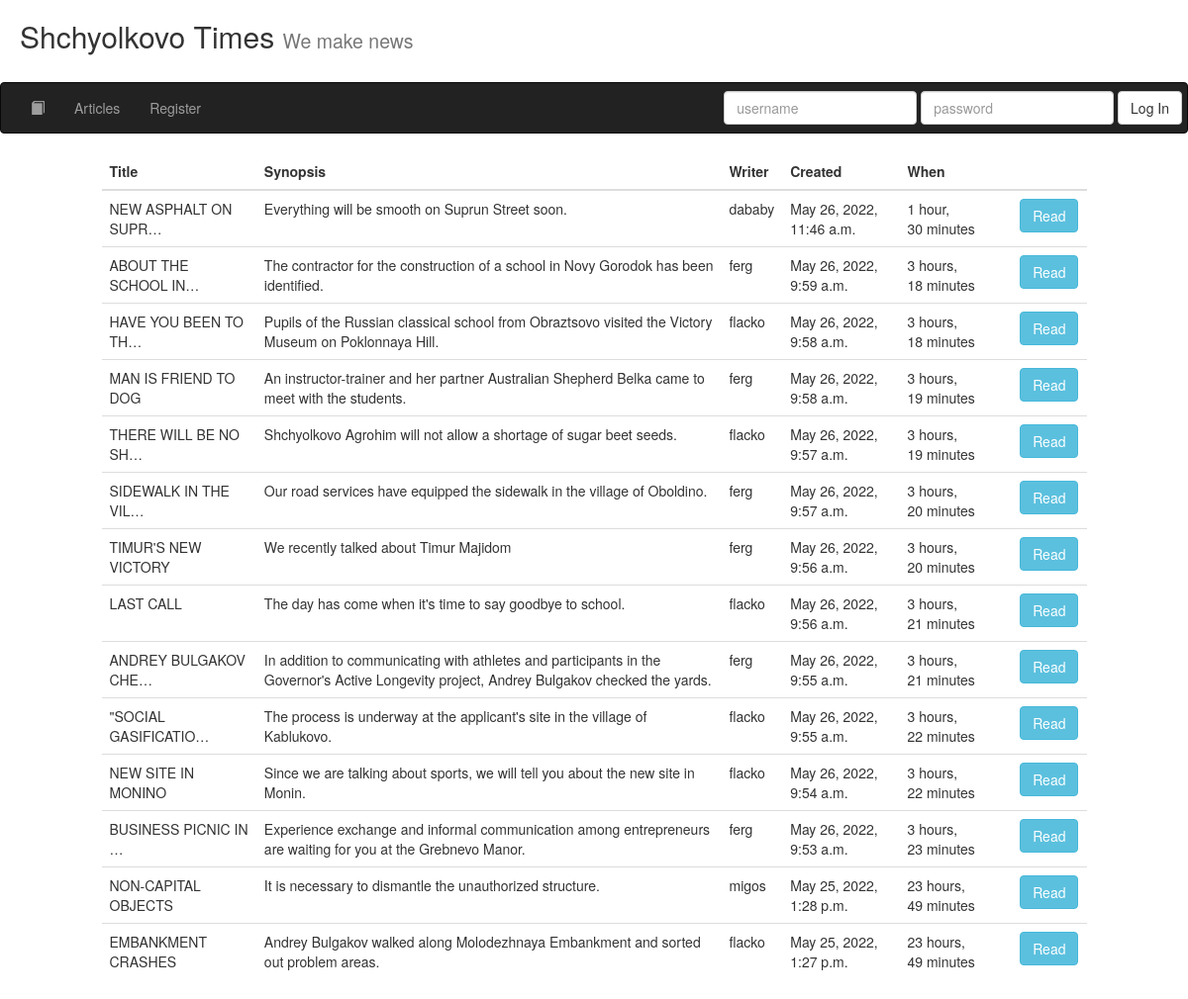
The page /news/articles/ on the database its author committed.
### news/models.py (models this page shows, shortened)
class Article(models.Model):
    title = models.CharField(("article title"), max_length=64, null=False)
    author = models.ForeignKey(User, verbose_name=(
        "article author"), on_delete=models.CASCADE, null=False)
    created = models.DateTimeField(
        "article datetime created", auto_now=False, auto_now_add=True)
    synopsis = models.CharField(
        "article synopsis", max_length=312, null=False)
    content = models.TextField("article content")

### news/views.py (the view)
# urls.py: path('articles/', views.render_articles, name='render_articles'),
def render_articles(request):
    news_list = Article.objects.all().order_by('-created')
    form = AuthorizationForm(request.POST or None)
    if request.method == 'POST' and form.is_valid():
        if log_in(request, form):
            return redirect("go_home")
        else:
            return redirect("render_log_in")
    return render(request, "news/articles.html", locals())

### accounts/forms.py
class AuthorizationForm(Form):
    username_nav = CharField(label='username', max_length=100,
                             widget=TextInput(attrs={'class': 'form-control', 'placeholder': 'username'}))
    password_nav = CharField(label='password',
                             widget=PasswordInput(attrs={'class': 'form-control', 'placeholder': 'password'}))

### templates/news/articles.html (shortened to what this page needs)
{% extends 'base.html' %}
{% block content %}
    <div class="row">
        <div class="col-sm-1">
        </div>
        <div class="col-sm-10">
            <table class="table">
                <thead>
                <tr>
                    <th>Title</th>
                    <th>Synopsis</th>
                    <th>Writer</th>
                    <th>Created</th>
                    <th>When</th>
                    <th></th>
                </tr>
                </thead>
                <tbody>
                {% if news_list %}
                    {% for item in news_list %}
                        <tr>
                            <td>{{ item.title|truncatechars:20 }}</td>
                            <td>{{ item.synopsis }}</td>
                            <td>{{ item.author }}</td>
                            <td>{{ item.created }}</td>
                            <td>{{ item.created|timesince }}</td>
                            <td>
                                <button type="button" class="btn btn-info"
                                        onclick="location.href='{% url "render_detail" item.pk %}'">
                                    Read
                                </button>
                            </td>
                        </tr>
                    {% endfor %}
                {% endif %}
                </tbody>
            </table>
        </div>
        <div class="col-sm-1">
        </div>
    </div>
{% endblock content %}

### templates/base.html (shortened to what this page needs)
{% load static %}
{% load bootstrap3 %}
<!DOCTYPE html>
<html lang="en">
<head>
    {% bootstrap_css %} {% bootstrap_javascript %}
</head>
<body>
{% include 'nav.html' %}
{% block content %}{% endblock content %}
</body>
</html>

### templates/nav.html (shortened to what this page needs)
{% load static %}
<h2 style="margin-left: 20px">Shchyolkovo Times <small> We make news</small></h2>
<br>
<nav class="navbar navbar-inverse">
    <div class="container-fluid">
        <ul class="nav navbar-nav">
            <li><a href="{% url 'go_home' %}"><span class=" glyphicon glyphicon-book"></span></a></li>
            <li><a href="{% url 'render_articles' %}">Articles</a></li>
            {% if request.user.id == None %}
                <li><a href="{% url 'sign_up' %}">Register</a></li>
            {% else %}
                <li><a href="{% url 'render_favourites' %}">Favorites</a></li>
                <li><a href="{% url 'render_publications' %}">Publications</a></li>
            {% endif %}
        </ul>
        <ul class="nav navbar-nav navbar-right">
            {% if request.user.id == None %}
                <form method="POST" class="navbar-form navbar-right">
                    <div class="form-group" style="margin-right: 5px">
                        {{ form.username_nav }}
                        {{ form.password_nav }}
                        <button type="submit" class="btn btn-default">Log In</button>
                    </div>
                </form>
            {% else %}
                <li><button class="btn btn-primary navbar-btn" onclick="location.href='{% url "add_article" %}'">Create publication</button></li>
                <li><p class="navbar-text">Logged as {{ request.user }}</p></li>
                <li><a href="{% url 'log_out' %}"><span class="glyphicon glyphicon-log-out"></span> Log out</a></li>
            {% endif %}
        </ul>
    </div>
</nav>

### rows shown on the page
Article: title "NEW ASPHALT ON SUPR…", synopsis "Everything will be smooth on Suprun Street soon.", author "dababy", created "May 26, 2022, 11:46 a.m.", created "1 hour, 30 minutes"
Article: title "ABOUT THE SCHOOL IN…", synopsis "The contractor for the construction of a school in Novy Gorodok has been identified.", author "ferg", created "May 26, 2022, 9:59 a.m.", created "3 hours, 18 minutes"
Article: title "HAVE YOU BEEN TO TH…", synopsis "Pupils of the Russian classical school from Obraztsovo visited the Victory Museum on Poklonnaya Hill.", author "flacko", created "May 26, 2022, 9:58 a.m.", created "3 hours, 18 minutes"
Article: title "MAN IS FRIEND TO DOG", synopsis "An instructor-trainer and her partner Australian Shepherd Belka came to meet with the students.", author "ferg", created "May 26, 2022, 9:58 a.m.", created "3 hours, 19 minutes"
Article: title "THERE WILL BE NO SH…", synopsis "Shchyolkovo Agrohim will not allow a shortage of sugar beet seeds.", author "flacko", created "May 26, 2022, 9:57 a.m.", created "3 hours, 19 minutes"
Article: title "SIDEWALK IN THE VIL…", synopsis "Our road services have equipped the sidewalk in the village of Oboldino.", author "ferg", created "May 26, 2022, 9:57 a.m.", created "3 hours, 20 minutes"
Article: title "TIMUR'S NEW VICTORY", synopsis "We recently talked about Timur Majidom", author "ferg", created "May 26, 2022, 9:56 a.m.", created "3 hours, 20 minutes"
Article: title "LAST CALL", synopsis "The day has come when it's time to say goodbye to school.", author "flacko", created "May 26, 2022, 9:56 a.m.", created "3 hours, 21 minutes"
Article: title "ANDREY BULGAKOV CHE…", synopsis "In addition to communicating with athletes and participants in the Governor's Active Longevity project, Andrey Bulgakov checked the yards.", author "ferg", created "May 26, 2022, 9:55 a.m.", created "3 hours, 21 minutes"
Article: title "\"SOCIAL GASIFICATIO…", synopsis "The process is underway at the applicant's site in the village of Kablukovo.", author "flacko", created "May 26, 2022, 9:55 a.m.", created "3 hours, 22 minutes"
Article: title "NEW SITE IN MONINO", synopsis "Since we are talking about sports, we will tell you about the new site in Monin.", author "flacko", created "May 26, 2022, 9:54 a.m.", created "3 hours, 22 minutes"
Article: title "BUSINESS PICNIC IN …", synopsis "Experience exchange and informal communication among entrepreneurs are waiting for you at the Grebnevo Manor.", author "ferg", created "May 26, 2022, 9:53 a.m.", created "3 hours, 23 minutes"
Article: title "NON-CAPITAL OBJECTS", synopsis "It is necessary to dismantle the unauthorized structure.", author "migos", created "May 25, 2022, 1:28 p.m.", created "23 hours, 49 minutes"
Article: title "EMBANKMENT CRASHES", synopsis "Andrey Bulgakov walked along Molodezhnaya Embankment and sorted out problem areas.", author "flacko", created "May 25, 2022, 1:27 p.m.", created "23 hours, 49 minutes"
